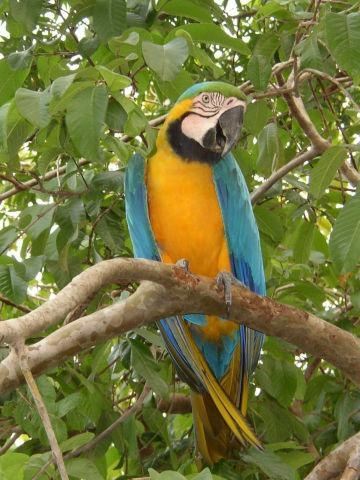
#> input picture JEC/src/deskriptors/img.jpg, 360 x 480 px
$ python -i 'haar(16_bin).py'   (imports and definitions only)   (Python 2 division)   (older library calls are emulated)
#> lines starting #> are read from the running program, lines starting #| are printed output that depends on the picture
#> further down, picture is the input picture: shape (480, 360, 3); mean B, G, R 61.7, 117.4, 114.5
import numpy as np
import cv2

img_path = "img.jpg"
scales = 4

kernel_h = np.array([[1.0, 1.0], [-1.0,-1.0]])
kernel_v = np.array([[-1.0, 1.0], [-1.0,1.0]])
kernel_d = np.array([[1.0, -1.0], [-1.0,1.0]])
kernels = [kernel_h, kernel_v, kernel_d]

def count_histogram(index, histogram, array, deep=16):
    #histogram = np.zeros((deep,), dtype=np.int)

    max = np.amax(array)
    min = np.amin(array)

    for row in array:
        for item in row:
            #print item
            #print item, min, max
            i = (((item-min)/(max-min))*16)
            if(i >= 16): # max by to melo byt 16 rovnych, protoze je to max
                i = i-1

            histogram[deep*index+i] = histogram[deep*index+i] + 1

    return histogram


def count_haar(img):
    img = cv2.cvtColor(img, cv2.COLOR_BGR2GRAY)
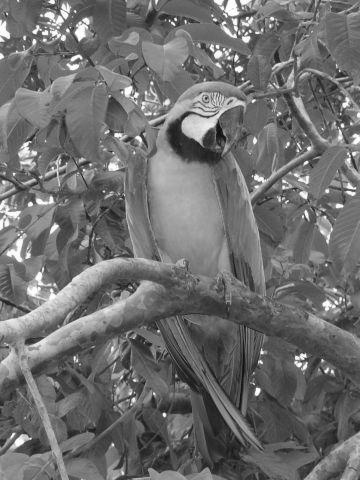
#> img: shape (480, 360); min 11, max 255, mean 110.1

    size = np.amin(img.shape)
#> size = 360
    #print size # prepare 4 scales ->  size * f^3 = 64
    factor = np.power((64.0 / size), 1.0/(scales - 1))
#> factor = 0.562
    #print "resize_factor:", factor

    vector = np.zeros(scales * len(kernels))

    histogram = np.zeros((scales*len(kernels)*16), dtype=np.int)

    index = 0
    for scale in range(scales):
        #print "Image shape:", img.shape
        for k in kernels:
            res = cv2.filter2D(img, cv2.CV_16S, k)
            #vector[index] = np.average(res)
            count_histogram(index,histogram,res) #verze s 16 binovym histogramem
            index += 1
            #cv2.imwrite('haar.jpg', res)


        img = cv2.resize(img, (0,0), fx=factor, fy=factor)
#> this loop made 4 passes
#> pass 1, in count_haar, `img = cv2.resize(img, (0,0), fx=factor, fy=factor)`:
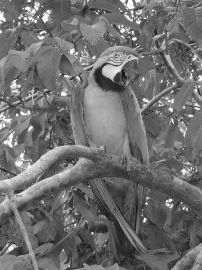
#> img: shape (270, 202); min 14, max 254, mean 110
#> pass 2, in count_haar, `img = cv2.resize(img, (0,0), fx=factor, fy=factor)`:
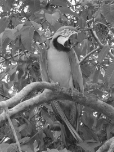
#> img: shape (152, 114); min 20, max 253, mean 110
#> pass 3, in count_haar, `img = cv2.resize(img, (0,0), fx=factor, fy=factor)`:
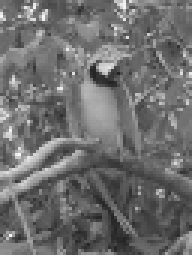
#> img: shape (85, 64) (shown 3 times larger); min 34, max 247, mean 109.8
#> after the loop:
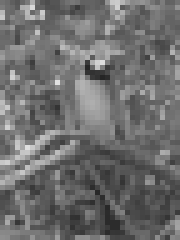
#> img: shape (48, 36) (shown 5 times larger); min 37, max 226, mean 109.8
#> after the loop, index = 12

    # [9 lines of commented-out code are left out]
    return histogram
    #return vector

#img = cv2.imread("img.jpg")
#count_haar(img)

>>> import cv2
>>> picture = cv2.imread('../deskriptors/img.jpg')
>>> result = count_haar(picture)
#> result = 192 values, max 172799 at index 0, min 0 at index 1, mean 3907.9
